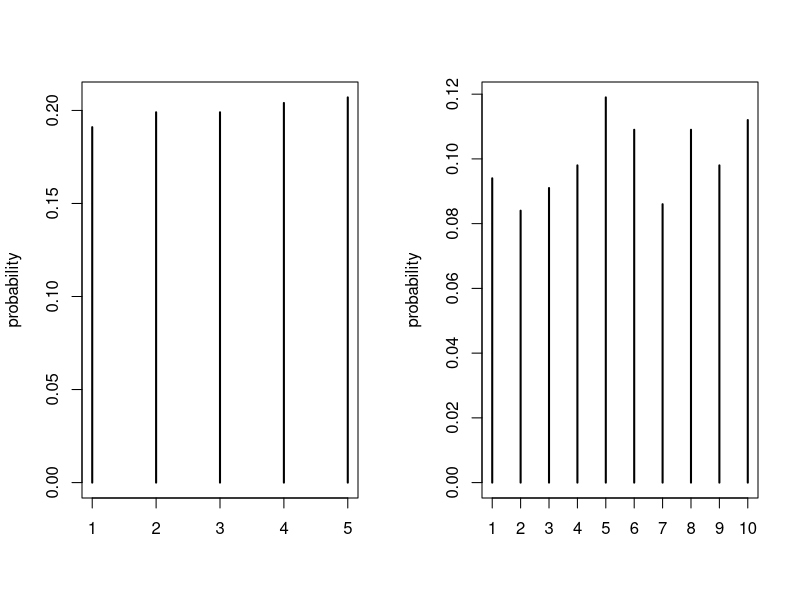

Source code (R):
## ---- chunk 1
0 * .20 + 137 *.55 + 170*.25
## ---- chunk 2
dollars <- c(0, 137, 170)
prob <- c(.2, .55, .25)

spend <- sample(dollars, size=10000, prob=prob, replace=TRUE)
mean(spend)
## ---- chunk 3
18*1/3 + 9*1/3  - 12*1/3
## ---- chunk 4
value <- c(18, 9, -12)

portfolio.change <- sample(value, size=10000, replace=TRUE)
mean(portfolio.change)
## ---- chunk 5
library(magrittr)
tabl <- data.frame(months = c("J", "F", "M", "A", "M", "J", "J", "A", "S", "O", "N", "D"), 
                   NYC = c(32,34,42,53,63,72,77,76,68,57,48,37), 
                   SF = c(49,52,53,56,58,62,63,64,65,61,55,49))

knitr::kable(t(tabl)) %>% kableExtra::kable_styling(full_width=F, position="center", latex_options = c("striped", "hold_position"))
## ---- chunk 6
par(mfrow=c(1,2))
plot(proportions(table(sample(1:5, size=1000, replace=TRUE))), ylab="probability")
plot(proportions(table(sample(1:10, size=1000, replace=TRUE))), ylab="probability")
## ---- chunk 7
x <- c(0, 137, 170)
p.x <- c(.2, .55, .25)
## ---- chunk 8
(x.minus.mu <- x - 117.85)
(var.dollars <- sum(x.minus.mu^2 * p.x))
sqrt(var.dollars)
## ---- chunk 9
spend <- sample(x, size=10000, prob=p.x, replace=TRUE)
var(spend)
## ---- chunk 10
x.minus.mu^2 %*% p.x
## ---- chunk 11
value.chg <- c(18, 9, -12)
p.chg <- 1/3
## ---- chunk 12
(mean.chg <- sum(value.chg * p.chg))
(var.chg <- sum((value.chg-mean.chg)^2 * p.chg))
(sd.chg <- sqrt(var.chg))
## ---- chunk 13
portfolio.change <- sample(value.chg, size=10000, replace=TRUE)
var(portfolio.change)
sd(portfolio.change)
